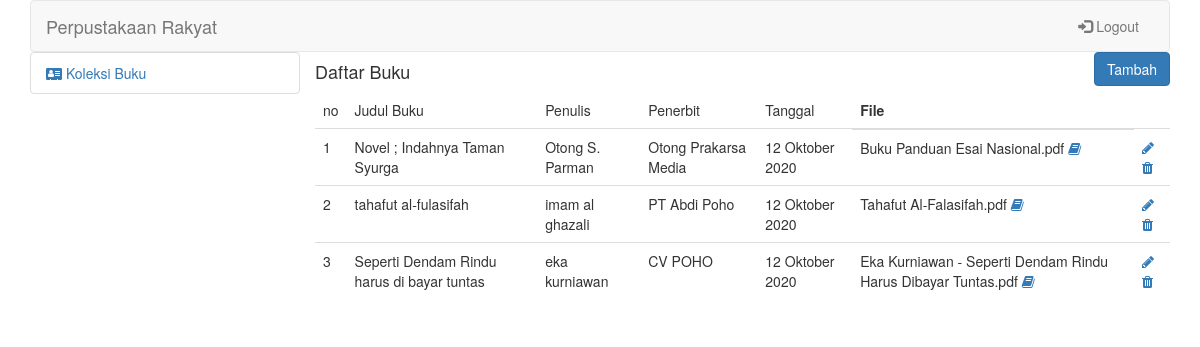
The page /perpusra/admin/index.php?mod=buku (signed in) on the database its author committed.
### tables this page shows
CREATE TABLE `tb_buku` (
  `id_buku` int(5) NOT NULL,
  `judul` text NOT NULL,
  `penulis` text NOT NULL,
  `penerbit` text NOT NULL,
  `tgl` text NOT NULL,
  `filebuku` varchar(100) DEFAULT NULL
);

### perpusra/config/Config.php (called while the page is built, shortened)
<?php
class Config{
    function auth(){
        if(isset($_SESSION['login']['email'])){
            return true;
        }else{
            return false;
        }
    }
}
?>

### perpusra/admin/views/buku/tampil.php (the view)
<div class="row">
    <div class="pull-left">
        <h4>Daftar Buku</h4>
    </div>
    <div class="pull-right">
        <a href="index.php?mod=buku&page=add">
            <button class="btn btn-primary">Tambah</button>
        </a>
    </div>
</div>
<div class="row">
    <table class="table">
        <thead>
            <tr>
                <td>
                    no
                </td>
                <td>Judul Buku</td><td>Penulis</td><td>Penerbit</td><td>Tanggal</td><th>File</th>
            </tr>
        </thead>
        <tbody>
            <?php if($dokter != NULL){
                $no=1;
                foreach($dokter as $row){?>
                    <tr>
                        <td><?=$no;?></td><td><?=$row['judul']?></td><td><?=$row['penulis']?></td><td><?=$row['penerbit'];?></td><td><?=$row['tgl']?></td>
                        <td>
                        <?=$row['filebuku'];?>
                        <a href="index.php?mod=buku&page=baca&id=<?=$row['id_buku']?>"><i class="fa fa-book"></i> </a>
                         </td>
                        <td>
                            <a href="index.php?mod=buku&page=edit&id=<?=$row['id_buku']?>"><i class="fa fa-pencil"></i> </a>
                            <a href="index.php?mod=buku&page=delete&id=<?=$row['id_buku']?>"><i class="fa fa-trash"></i> </a>
                        </td>
                    </tr>
               <?php $no++; }
            }?>
        </tbody>
    </table>
</div>

### perpusra/admin/index.php (shortened to what this page needs)
<?php
include_once '../config/Config.php';
$con = new Config();
if($con->auth()){
    switch (@$_GET['mod']){
        case 'buku':
            include_once 'controller/buku.php';
            break;
    }
}else{
    include_once 'controller/login.php';
}
?>

### perpusra/admin/controller/buku.php (shortened to what this page needs)
<?php
$con->auth();
$conn=$con->koneksi();
switch (@$_GET['page']){
    default:
    $sql="select * from tb_buku";
    $dokter=$conn->query($sql);
    include_once 'views/template.php';
}
?>

### perpusra/admin/views/template.php (shortened to what this page needs)
<!DOCTYPE html>
<html lang="en">
<head>
    <link rel="stylesheet" href="https://maxcdn.bootstrapcdn.com/bootstrap/3.4.1/css/bootstrap.min.css">
    <link rel="stylesheet" href="https://stackpath.bootstrapcdn.com/font-awesome/4.7.0/css/font-awesome.min.css">
</head>
<body>
    <div class="container ">
        <nav class="navbar navbar-default" style="background-image: url('../assets/bg.png'); margin: 0px;">
            <div class="container-fluid">
                <div class="navbar-header">
                    <a class="navbar-brand" href="#">Perpustakaan Rakyat</a>
                </div>
                <div class="collapse navbar-collapse" id="myNavbar">
                    <ul class="nav navbar-nav navbar-right">
                        <li><a href="../admin/controller/logout.php"><span class="glyphicon glyphicon-log-in"></span> Logout</a></li>
                    </ul>
                </div>
            </div>
        </nav>
        <div class="content" >
              <ul class="list-group col-md-3 col-xs-2">
                <li class="list-group-item "><a href="index.php?mode=buku"> <i class="fa fa-address-card "></i> <span class="hidden-xs">Koleksi Buku</span></a></li>
                </ul>
            <div class="col-md-9 col-xs-10">
                <?php include_once $content; ?>
            </div>
        </div>
    </div>
</body>
</html>

### rows shown on the page
tb_buku: judul "Novel ; Indahnya Taman Syurga", penulis "Otong S. Parman", penerbit "Otong Prakarsa Media", tgl "12 Oktober 2020", filebuku "Buku Panduan Esai Nasional.pdf"
tb_buku: judul "tahafut al-fulasifah", penulis "imam al ghazali", penerbit "PT Abdi Poho", tgl "12 Oktober 2020", filebuku "Tahafut Al-Falasifah.pdf"
tb_buku: judul "Seperti Dendam Rindu harus di bayar tuntas", penulis "eka kurniawan", penerbit "CV POHO", tgl "12 Oktober 2020", filebuku "Eka Kurniawan - Seperti Dendam Rindu Harus Dibayar Tuntas.pdf"
